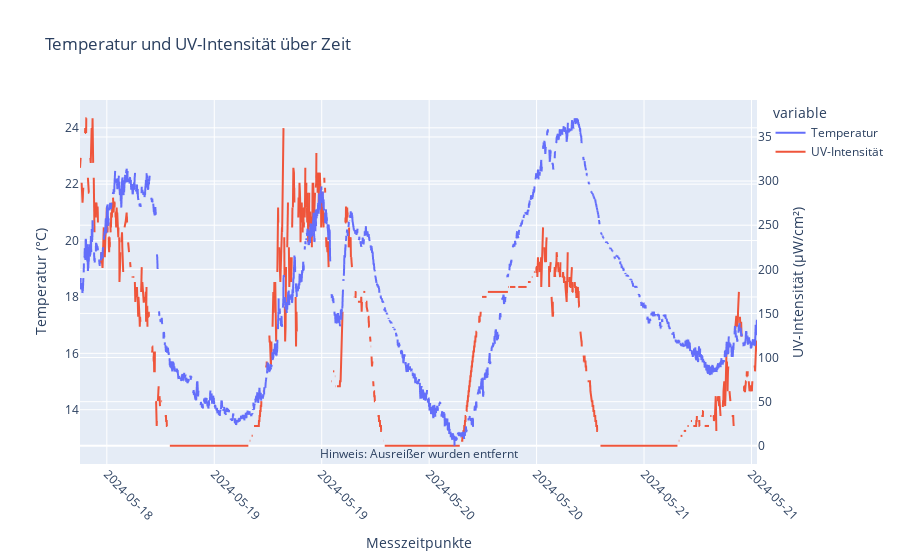

Here is the notebook cell this chart was saved with:
### Code cell
# Temperatur und UV-Index
fig = px.line(opensense_df, x='createdAt', y=['Temperatur'], title='Temperatur und UV-Intensität über Zeit')
fig.add_scatter(x=opensense_df['createdAt'], y=opensense_df['UV-Intensität'], mode='lines', name='UV-Intensität', yaxis='y2')

# Achsentitel hinzufügen
fig.update_xaxes(title_text='Messzeitpunkte')
# Achsenbeschriftungen verbessern
fig.update_xaxes(tickangle=45, tickformat='%Y-%m-%d')

fig.update_layout(yaxis=dict(title='Temperatur (°C)'), yaxis2=dict(title='UV-Intensität (μW/cm²)', overlaying='y', side='right'))
fig.update_layout(annotations=[dict(xref='paper', yref='paper', x=0.5, y=0.0, showarrow=False, text="Hinweis: Ausreißer wurden entfernt")])
fig.show()

### Figure 1 — Plotly figure (JSON) as saved in the notebook; plotly's stock layout.template omitted (floating-point values rounded to 4 significant figures; data arrays with more than 128 entries replaced by an {"elided": "..."} marker saying what was removed)
{"data": [{"hovertemplate": "variable=Temperatur<br>createdAt=%{x}<br>value=%{y}<extra></extra>", "legendgroup": "Temperatur", "line": {"color": "#636efa", "dash": "solid"}, "marker": {"symbol": "circle"}, "mode": "lines", "name": "Temperatur", "showlegend": true, "type": "scattergl", "x": {"elided": "4498 str values"}, "xaxis": "x", "y": {"elided": "4498 float values"}, "yaxis": "y"}, {"mode": "lines", "name": "UV-Intensität", "type": "scatter", "x": {"elided": "4498 str values"}, "y": {"elided": "4498 float values"}, "yaxis": "y2"}], "layout": {"annotations": [{"showarrow": false, "text": "Hinweis: Ausreißer wurden entfernt", "x": 0.5, "xref": "paper", "y": 0, "yref": "paper"}], "legend": {"title": {"text": "variable"}, "tracegroupgap": 0}, "title": {"text": "Temperatur und UV-Intensität über Zeit"}, "xaxis": {"anchor": "y", "domain": [0, 1], "tickangle": 45, "tickformat": "%Y-%m-%d", "title": {"text": "Messzeitpunkte"}}, "yaxis": {"anchor": "x", "domain": [0, 1], "title": {"text": "Temperatur (°C)"}}, "yaxis2": {"overlaying": "y", "side": "right", "title": {"text": "UV-Intensität (μW/cm²)"}}}}
